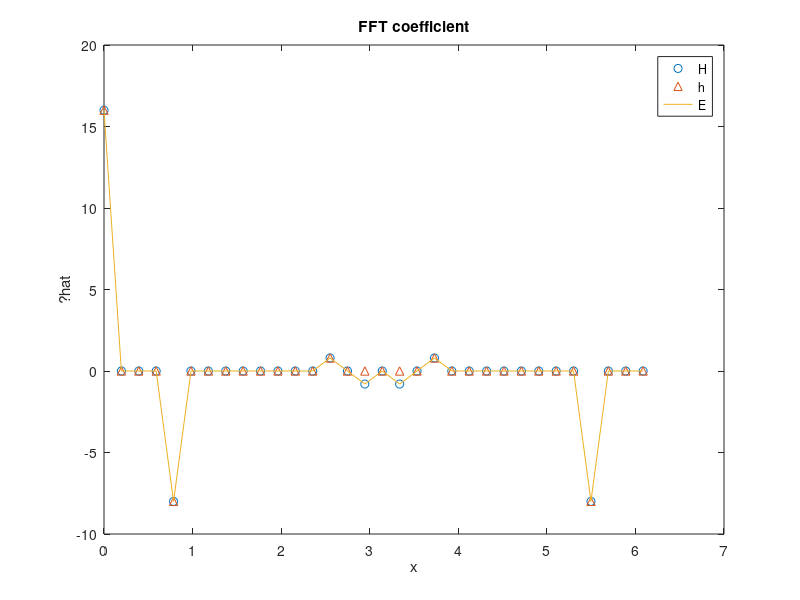
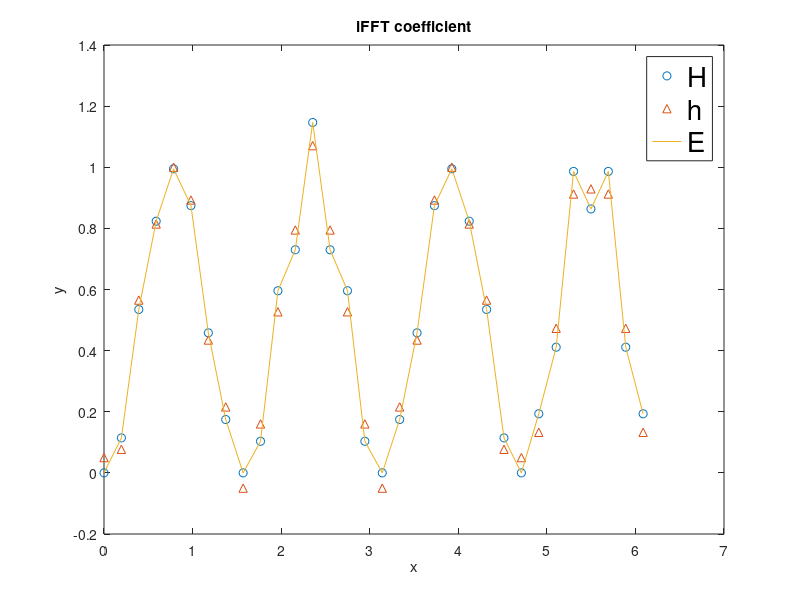

Here is the MATLAB script that generated these plots, in order:
%初始化
f = @(x) sin(2*x)+0.1*sin(15*x);
g = @(x) sin(2*x)+0.1*cos(15*x);
N = 32;
h = 2*pi/N;
x = 0:h:2*pi-h;
f_x = f(x);
g_x = g(x);

%Calculate H
H = f_x.*g_x;
H_hat = fft(H);
H = ifft(H_hat);

%Calculate h
f_hat = fft(f_x);
g_hat = fft(g_x);
f_hat = [f_hat(N/2+1:N), f_hat(1:N/2)];
g_hat = [g_hat(N/2+1:N), g_hat(1:N/2)];

h_hat = zeros(1,N);
for k = 1:N
  for m = 1:N
    if and (0<(k-m+(N/2+1)), (k-m+(N/2+1))<N+1)
      h_hat(k) = h_hat(k) + f_hat(m).*g_hat(k-m+N/2+1)/N;
    end
  end
end

h_hat = [h_hat(N/2+1:N), h_hat(1:N/2)];
h = ifft(h_hat);

%Calculate E
f_E = @(x) sin(2*x).^2 + 0.1*sin(2*x).*(sin(15*x)+cos(15*x)) + 0.01*sin(15*x).*cos(15*x);
E = f_E(x);
E_hat = fft(E);
E = ifft(E_hat);

%plot
figure(1)
plot(x, H_hat, 'o');
hold on
plot(x, h_hat, '^');
hold on 
plot(x, E_hat);
xlabel('x');
ylabel('?hat')
title('FFT coefficient')
legend('H', 'h', 'E')

figure(2)
plot(x, H, 'o');
hold on
plot(x, h, '^');
hold on 
plot(x, E);
xlabel('x');
ylabel('y')
title('iFFT coefficient')
legend('H', 'h', 'E', 'Fontsize', 20)













